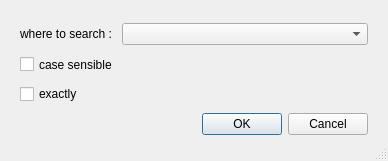
<?xml version="1.0" encoding="UTF-8"?>
<ui version="4.0">
 <class>Search_Settings_Dlg</class>
 <widget class="QDialog" name="Search_Settings_Dlg">
  <property name="geometry">
   <rect>
    <x>0</x>
    <y>0</y>
    <width>388</width>
    <height>161</height>
   </rect>
  </property>
  <property name="minimumSize">
   <size>
    <width>0</width>
    <height>0</height>
   </size>
  </property>
  <property name="windowTitle">
   <string>setting: where to search text by fields</string>
  </property>
  <property name="windowIcon">
   <iconset resource="qp_sql.qrc">
    <normaloff>:/view/img/btn-db/search-settings.svg</normaloff>:/view/img/btn-db/search-settings.svg</iconset>
  </property>
  <property name="sizeGripEnabled">
   <bool>true</bool>
  </property>
  <layout class="QVBoxLayout" name="verticalLayout_2">
   <item>
    <widget class="QFrame" name="dialogTopFrame">
     <layout class="QVBoxLayout" name="verticalLayout">
      <item>
       <layout class="QHBoxLayout" name="horizontalLayout_2" stretch="0,1">
        <item>
         <widget class="QLabel" name="label_2">
          <property name="text">
           <string>where to search : </string>
          </property>
         </widget>
        </item>
        <item>
         <widget class="QComboBox" name="cmb_Fields"/>
        </item>
       </layout>
      </item>
      <item>
       <widget class="QCheckBox" name="chk_caseSensetive">
        <property name="minimumSize">
         <size>
          <width>344</width>
          <height>21</height>
         </size>
        </property>
        <property name="text">
         <string>case sensible</string>
        </property>
       </widget>
      </item>
      <item>
       <widget class="QCheckBox" name="chk_exactly">
        <property name="text">
         <string>exactly</string>
        </property>
       </widget>
      </item>
      <item>
       <widget class="QDialogButtonBox" name="buttonBox">
        <property name="orientation">
         <enum>Qt::Horizontal</enum>
        </property>
        <property name="standardButtons">
         <set>QDialogButtonBox::Cancel|QDialogButtonBox::Ok</set>
        </property>
       </widget>
      </item>
     </layout>
    </widget>
   </item>
  </layout>
 </widget>
 <resources>
  <include location="qp_sql.qrc"/>
 </resources>
 <connections>
  <connection>
   <sender>buttonBox</sender>
   <signal>accepted()</signal>
   <receiver>Search_Settings_Dlg</receiver>
   <slot>accept()</slot>
   <hints>
    <hint type="sourcelabel">
     <x>248</x>
     <y>254</y>
    </hint>
    <hint type="destinationlabel">
     <x>157</x>
     <y>274</y>
    </hint>
   </hints>
  </connection>
  <connection>
   <sender>buttonBox</sender>
   <signal>rejected()</signal>
   <receiver>Search_Settings_Dlg</receiver>
   <slot>reject()</slot>
   <hints>
    <hint type="sourcelabel">
     <x>316</x>
     <y>260</y>
    </hint>
    <hint type="destinationlabel">
     <x>286</x>
     <y>274</y>
    </hint>
   </hints>
  </connection>
 </connections>
</ui>
